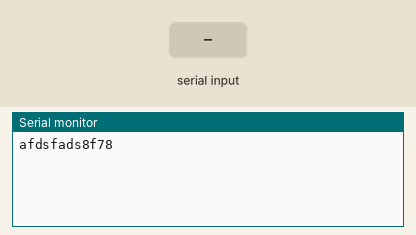
Bench run of a sketch on a simulated Arduino Uno, built with avr-gcc and run on an emulated ATmega328P. On the bench: the last lines printed to the serial monitor. Inputs (shaded band) come from the test bench. No radio packets arrive unless stated.

Above: at 1.2 s.
1.3 s: "1" received over Serial
At 2.8 s:
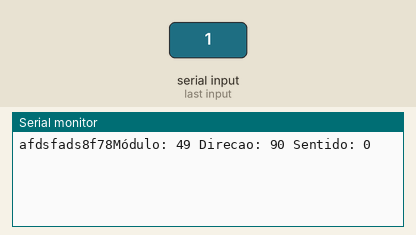
3.8 s: "0" received over Serial
At 5.2 s:
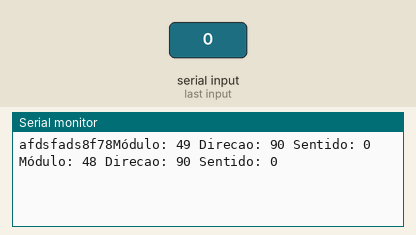
5.3 s: "2" received over Serial
At 7.7 s:
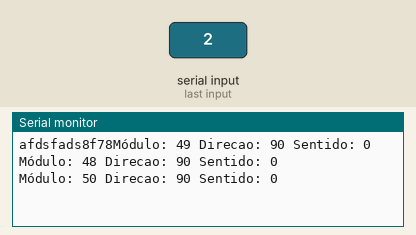

Measured:
- after the input at 1.3 s, the serial monitor: prints a new line after 1.0 s (image 1)
- after the input at 3.8 s, the serial monitor: prints a new line after 1.0 s (image 2)
- after the input at 5.3 s, the serial monitor: prints a new line after 1.0 s (image 3)

The sketch:

controle.ino
```cpp
#include <SPI.h>
#include <nRF24L01.h>
#include <RF24.h>

#define CE 3
#define CSN 2
/* Não configuráveis - https://nrf24.github.io/RF24/
#define SCK 13
#define MOSI 11
#define MISO 12
#define IRQ - */


struct Estado {
  uint8_t modulo;
  uint8_t direcao;
  int8_t sentido;
};


RF24 radio(CE, CSN);
uint8_t addresses[][6] = {"1Node", "2Node"};
Estado estado_desejado;
char entrada;


void setup()
{
  Serial.begin(9600);
  Serial.print("afdsfads8f78");

  estado_desejado.modulo = 0;
  estado_desejado.direcao = 90;
  estado_desejado.sentido = 0;

  radio.begin();
  radio.openWritingPipe(addresses[0]);
  radio.stopListening();
}

void loop()
{
  if(Serial.available()) {
    Serial.readBytes((char*) &estado_desejado, 3);
    Serial.print("Módulo: ");
    Serial.print(estado_desejado.modulo);
    Serial.print(" Direcao: ");
    Serial.print(estado_desejado.direcao);
    Serial.print(" Sentido: ");
    Serial.print(estado_desejado.sentido);
    Serial.println();
  }

  radio.write(&estado_desejado, sizeof(Estado));
  delay(30);
}
```
